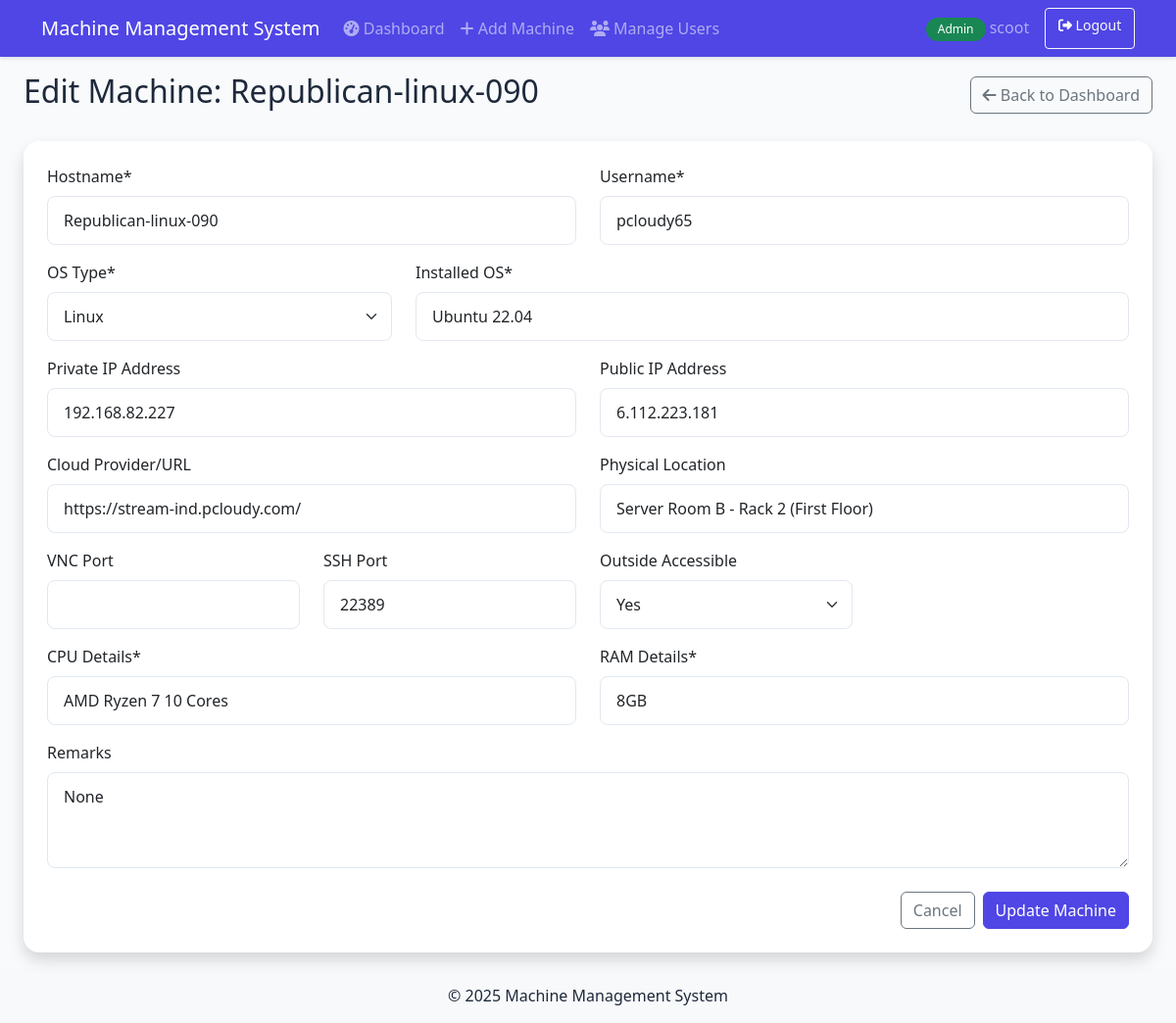
Screenshot of /admin/machine/90/edit (signed in) with the database file from the repository.
### models/user.py (models this page shows, shortened)
class User(db.Model, UserMixin):
    __tablename__ = 'users'
    id = db.Column(db.Integer, primary_key=True)
    username = db.Column(db.String(64), unique=True, index=True, nullable=False)
    email = db.Column(db.String(120), unique=True, index=True, nullable=False)
    password_hash = db.Column(db.String(128), nullable=False)
    is_admin = db.Column(db.Boolean, default=False)
    created_at = db.Column(db.DateTime, default=datetime.utcnow)
    last_login = db.Column(db.DateTime, nullable=True)

### models/machine.py (models this page shows, shortened)
class Machine(db.Model):
    __tablename__ = 'machines'
    id = db.Column(db.Integer, primary_key=True)
    hostname = db.Column(db.String(64), unique=True, nullable=False, index=True)
    username = db.Column(db.String(64), nullable=False)
    os_type = db.Column(db.String(20), nullable=False)  # Linux, Windows, Mac
    installed_os = db.Column(db.String(64), nullable=False)
    cpu_details = db.Column(db.String(128), nullable=False)
    ram_details = db.Column(db.String(64), nullable=False)
    private_ip = db.Column(db.String(15), nullable=True)
    public_ip = db.Column(db.String(15), nullable=True)
    cloud_provider_url = db.Column(db.String(128), nullable=True)
    physical_location = db.Column(db.String(128), nullable=True)  # Add this line
    vnc_port = db.Column(db.Integer, nullable=True)
    ssh_port = db.Column(db.Integer, nullable=True)  # Add this line
    outside_accessible = db.Column(db.Boolean, default=False)
    remarks = db.Column(db.Text, nullable=True)
    created_at = db.Column(db.DateTime, default=datetime.utcnow)
    updated_at = db.Column(db.DateTime, default=datetime.utcnow, onupdate=datetime.utcnow)

### app.py (the view, shortened to what this page needs)
@app.route('/admin/machine/<int:machine_id>/edit', methods=['GET', 'POST'])
@login_required
def edit_machine(machine_id):
    if not current_user.is_admin:
        abort(403)
    try:
        machine = Machine.query.get_or_404(machine_id)
        return render_template('admin/edit_machine.html', machine=machine)
    except Exception as e:
        flash(f'Error loading machine: {str(e)}', 'danger')
        return redirect(url_for('admin_dashboard'))

### models/user.py (called while the page is built)
@login_manager.user_loader
def load_user(user_id):
    return User.query.get(int(user_id))

### templates/admin/edit_machine.html (shortened to what this page needs)
{% extends "base.html" %}
{% block content %}
<div class="d-flex justify-content-between align-items-center mb-4">
    <h2>Edit Machine: {{ machine.hostname }}</h2>
    <a href="{{ url_for('admin_dashboard') }}" class="btn btn-outline-secondary">
        <i class="fas fa-arrow-left"></i> Back to Dashboard
    </a>
</div>
<div class="card shadow">
    <div class="card-body p-4">
        <form method="POST" action="{{ url_for('edit_machine', machine_id=machine.id) }}">
            <div class="row">
                <div class="col-md-6 mb-3">
                    <label for="hostname" class="form-label">Hostname*</label>
                    <input type="text" class="form-control" id="hostname" name="hostname" value="{{ machine.hostname }}" required>
                </div>
                <div class="col-md-6 mb-3">
                    <label for="username" class="form-label">Username*</label>
                    <input type="text" class="form-control" id="username" name="username" value="{{ machine.username }}" required>
                </div>
            </div>
            <div class="row">
                <div class="col-md-4 mb-3">
                    <label for="os_type" class="form-label">OS Type*</label>
                    <select class="form-select" id="os_type" name="os_type" required>
                        <option value="Linux" {{ 'selected' if machine.os_type == 'Linux' }}>Linux</option>
                    </select>
                </div>
                <div class="col-md-8 mb-3">
                    <label for="installed_os" class="form-label">Installed OS*</label>
                    <input type="text" class="form-control" id="installed_os" name="installed_os" value="{{ machine.installed_os }}" required>
                </div>
            </div>
            <div class="row">
                <div class="col-md-6 mb-3">
                    <label for="private_ip" class="form-label">Private IP Address</label>
                    <input type="text" class="form-control" id="private_ip" name="private_ip" value="{{ machine.private_ip }}">
                </div>
                <div class="col-md-6 mb-3">
                    <label for="public_ip" class="form-label">Public IP Address</label>
                    <input type="text" class="form-control" id="public_ip" name="public_ip" value="{{ machine.public_ip }}">
                </div>
            </div>
            <div class="row">
                <div class="col-md-6 mb-3">
                    <label for="cloud_provider_url" class="form-label">Cloud Provider/URL</label>
                    <input type="text" class="form-control" id="cloud_provider_url" name="cloud_provider_url" value="{{ machine.cloud_provider_url }}">
                </div>
                <div class="col-md-6 mb-3">
                    <label for="physical_location" class="form-label">Physical Location</label>
                    <input type="text" class="form-control" id="physical_location" name="physical_location" value="{{ machine.physical_location }}" placeholder="e.g., Server Room A, Rack 3">
                </div>
            </div>
            <div class="row">
                <div class="col-md-3 mb-3">
                    <label for="vnc_port" class="form-label">VNC Port</label>
                    <input type="number" class="form-control" id="vnc_port" name="vnc_port" value="{{ machine.vnc_port }}">
                </div>
                <div class="col-md-3 mb-3">
                    <label for="ssh_port" class="form-label">SSH Port</label>
                    <input type="number" class="form-control" id="ssh_port" name="ssh_port" value="{{ machine.ssh_port }}">
                </div>
                <div class="col-md-3 mb-3">
                    <label for="outside_accessible" class="form-label">Outside Accessible</label>
                    <select class="form-select" id="outside_accessible" name="outside_accessible">
                        <option value="Yes" {{ 'selected' if machine.outside_accessible }}>Yes</option>
                    </select>
                </div>
            </div>
            <div class="row">
                <div class="col-md-6 mb-3">
                    <label for="cpu_details" class="form-label">CPU Details*</label>
                    <input type="text" class="form-control" id="cpu_details" name="cpu_details" value="{{ machine.cpu_details }}" required>
                </div>
                <div class="col-md-6 mb-3">
                    <label for="ram_details" class="form-label">RAM Details*</label>
                    <input type="text" class="form-control" id="ram_details" name="ram_details" value="{{ machine.ram_details }}" required>
                </div>
            </div>
            <div class="mb-3">
                <label for="remarks" class="form-label">Remarks</label>
                <textarea class="form-control" id="remarks" name="remarks" rows="3">{{ machine.remarks }}</textarea>
            </div>
            <div class="d-flex justify-content-end mt-4">
                <a href="{{ url_for('admin_dashboard') }}" class="btn btn-outline-secondary me-2">Cancel</a>
                <button type="submit" class="btn btn-primary">Update Machine</button>
            </div>
        </form>
    </div>
</div>
{% endblock %}

### templates/base.html (shortened to what this page needs)
<!DOCTYPE html>
<html lang="en" class="h-100">
<head>
    <link href="https://cdn.jsdelivr.net/npm/bootstrap@5.3.0/dist/css/bootstrap.min.css" rel="stylesheet">
    <link rel="stylesheet" href="https://cdnjs.cloudflare.com/ajax/libs/font-awesome/6.4.0/css/all.min.css">
    <link rel="stylesheet" href="{{ url_for('static', filename='css/style.css') }}">
</head>
<body class="d-flex flex-column h-100">
    {% if current_user.is_authenticated %}
    <nav class="navbar navbar-expand-lg navbar-dark bg-primary sticky-top">
        <div class="container">
            <a class="navbar-brand" href="{{ url_for('index') }}">Machine Management System</a>
            <div class="collapse navbar-collapse" id="navbarNav">
                <ul class="navbar-nav me-auto">
                    {% if current_user.is_admin %}
                    <li class="nav-item">
                        <a class="nav-link {% if request.endpoint == 'admin_dashboard' %}active{% endif %}" href="{{ url_for('admin_dashboard') }}">
                            <i class="fas fa-tachometer-alt"></i> Dashboard
                        </a>
                    </li>
                    <li class="nav-item">
                        <a class="nav-link {% if request.endpoint == 'add_machine' %}active{% endif %}" href="{{ url_for('add_machine') }}">
                            <i class="fas fa-plus"></i> Add Machine
                        </a>
                    </li>
                    <li class="nav-item">
                        <a class="nav-link" href="{{ url_for('manage_users') }}">
                            <i class="fas fa-users"></i> Manage Users
                        </a>
                    </li>
                    {% else %}
                    <li class="nav-item">
                        <a class="nav-link {% if request.endpoint == 'user_dashboard' %}active{% endif %}" href="{{ url_for('user_dashboard') }}">
                            <i class="fas fa-tachometer-alt"></i> Dashboard
                        </a>
                    </li>
                    {% endif %}
                </ul>
                <div class="d-flex">
                    <span class="navbar-text me-3">
                        {% if current_user.is_admin %}
                        <span class="badge bg-success">Admin</span>
                        {% else %}
                        <span class="badge bg-info">User</span>
                        {% endif %}
                        {{ current_user.username }}
                    </span>
                    <a href="{{ url_for('logout') }}" class="btn btn-outline-light btn-sm">
                        <i class="fas fa-sign-out-alt"></i> Logout
                    </a>
                </div>
            </div>
        </div>
    </nav>
    {% endif %}
    <main class="flex-shrink-0">
        <div class="container-fluid px-4 py-3">
            {% block content %}{% endblock %}
        </div>
    </main>
    <footer class="footer mt-auto py-3 bg-light">
        <div class="container text-center">
            <p class="mb-0">&copy; 2025 Machine Management System</p>
        </div>
    </footer>
</body>
</html>

### static/css/style.css (style rules this page uses)
:root { --primary-color: #4f46e5; --primary-hover: #4338ca; --success-color: #10b981; --danger-color: #ef4444; --background-color: #f8fafc; --card-bg: #ffffff; --text-primary: #1e293b; --text-secondary: #64748b; }
body { background-color: var(--background-color); color: var(--text-primary); }
.navbar { box-shadow: 0 2px 4px rgba(0,0,0,0.1); }
.navbar-dark.bg-primary { background-color: var(--primary-color) !important; }
.card { border: none; border-radius: 1rem; box-shadow: 0 4px 6px -1px rgba(0,0,0,0.1), 0 2px 4px -2px rgba(0,0,0,0.05); transition: transform 0.2s, box-shadow 0.2s; }
.btn-primary { background-color: var(--primary-color); border-color: var(--primary-color); transition: all 0.2s; }
.badge { padding: 0.5em 1em; border-radius: 9999px; font-weight: 500; }
.form-control, .form-select { border-radius: 0.5rem; padding: 0.75rem 1rem; border: 1px solid #e2e8f0; }
.btn-sm { padding: 0.4rem 0.8rem; font-size: 0.875rem; }
html, body { height: 100%; overflow-x: hidden; }
main { min-height: calc(100vh - 136px); }
.container-fluid { max-width: 1920px; margin: 0 auto; }

### rows the page displays
User: username "scoot"
Machine: hostname "Republican-linux-090", username "pcloudy65", installed_os "Ubuntu 22.04", private_ip "192.168.82.227", public_ip "6.112.223.181", cloud_provider_url "https://stream-ind.pcloudy.com/", physical_location "Server Room B - Rack 2 (First Floor)", ssh_port "22389", cpu_details "AMD Ryzen 7 10 Cores", ram_details "8GB", remarks "None"
